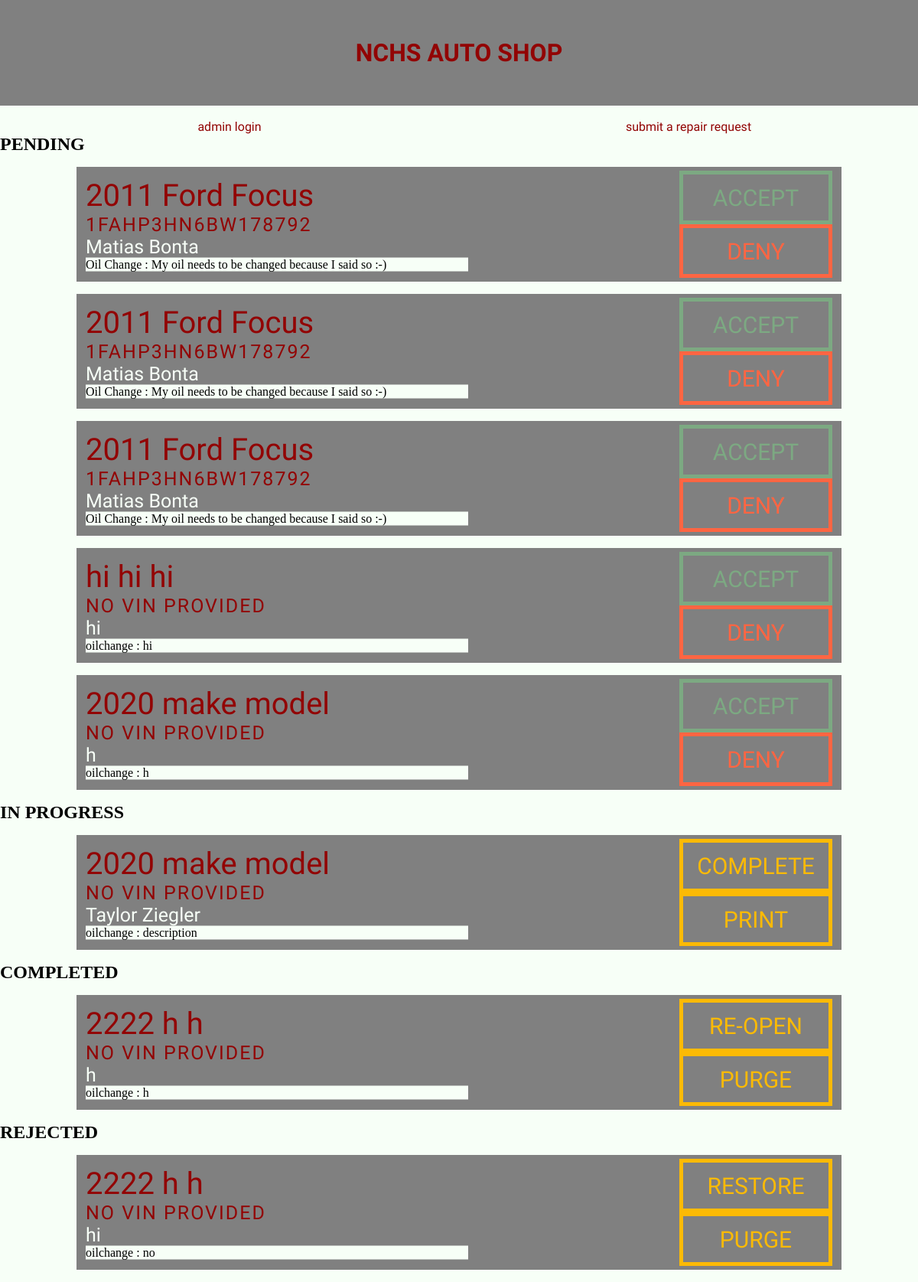
The page /admin on the database its author committed.
### tables this page shows
CREATE TABLE vehicles(
    vehicleId INTEGER NOT NULL PRIMARY KEY AUTOINCREMENT,
    make TEXT,
    model TEXT,
    year TEXT,
    vin TEXT CHECK(vin is null or length(vin) == 14),
    vin2 TEXT,
    customerId INT NOT NULL,
    FOREIGN KEY(customerId) REFERENCES customers(customerId)
    );

CREATE TABLE customers(
    customerId INTEGER NOT NULL PRIMARY KEY AUTOINCREMENT,
    customerName TEXT NOT NULL,
    customerEmail TEXT NOT NULL,
    customerPhoneNum TEXT 
    );

CREATE TABLE repairs(
    repairId INTEGER NOT NULL PRIMARY KEY AUTOINCREMENT,
    repairType TEXT NOT NULL,
    repairDescription TEXT,
    accepted BOOLEAN,
    rejected BOOLEAN,
    completed BOOLEAN,
    vehicleId INT NOT NULL,
    FOREIGN KEY(vehicleId) REFERENCES vehicles(vehicleId)
    );

### app/index.py (the view)
@bp.route("/admin")
def adminConsole():
    return(render_template("console.html", compiledData=toolkit.compileRequestData()))

### app/database.py (called while the page is built)
def make_dicts(cursor, row):
     return dict((cursor.description[idx][0], value,)
                 for idx, value in enumerate(row))

def get_db():
    if "db" not in g:
         g.db = sqlite3.connect(
             current_app.config["DATABASE"],
             detect_types = sqlite3.PARSE_DECLTYPES
        )
    g.db.row_factory = make_dicts
    return g.db

def query_db(query, args=(), one=False):
    db = get_db()
    cursor = db.execute(query, args)
    queryList = cursor.fetchall()
    cursor.close()
    db.commit()
    return (queryList[0] if queryList else()) if one else queryList

### app/toolkit.py (called while the page is built)
def getRepairIds():
    myIds = []
    repairIds = query_db("""SELECT repairId FROM repairs""")
    for myId in repairIds:
        myIds.append(myId["repairId"])
    return myIds

def getAssociatedVehicle(repID):
    vehicleId =  query_db("SELECT vehicleId  FROM repairs WHERE repairId = ?", (int(repID),), True)
    return vehicleId["vehicleId"]

def getAssociatedCustomer(vehID):
    customerId =  query_db("SELECT customerId  FROM vehicles WHERE vehicleId = ?", (int(vehID),), True)
    return customerId["customerId"]

def getCustomerName(custID):
    customerName =  query_db("SELECT customerName FROM customers WHERE customerId = ?", (int(custID),), True)
    return customerName["customerName"]

def getVehicleMake(vehID):
    v =  query_db("SELECT make FROM vehicles WHERE vehicleId = ?", (int(vehID),), True)
    return v["make"]

def getVehicleModel(vehID):
    v =  query_db("SELECT model FROM vehicles WHERE vehicleId = ?", (int(vehID),), True)
    return v["model"]

def getVehicleYear(vehID):
    v =  query_db("SELECT year FROM vehicles WHERE vehicleId = ?", (int(vehID),), True)
    return v["year"]

def getVehicleVin(vehID):
    v =  query_db("SELECT vin2 FROM vehicles WHERE vehicleId = ?", (int(vehID),), True)
    return v["vin2"]

def getRepairType(repID):
    r =  query_db("SELECT repairType FROM repairs WHERE repairId = ?", (int(repID),), True)
    return r["repairType"]

def getRepairDescription(repID):
    r =  query_db("SELECT repairDescription FROM repairs WHERE repairId = ?", (int(repID),), True)
    return r["repairDescription"]

def getRepairAccepted(repID):
    r =  query_db("SELECT accepted FROM repairs WHERE repairId = ?", (int(repID),), True)
    return r["accepted"]

def getRepairCompleted(repID):
    r =  query_db("SELECT completed FROM repairs WHERE repairId = ?", (int(repID),), True)
    return r["completed"]

### app/templates/console.html (shortened to what this page needs)
<!DOCTYPE HTML>
<html>
	<head>
		<link rel="stylesheet" type="text/css" href="{{ url_for('static', filename='stylesheet.css') }}">
	</head>
	<body id = "body">
		<h1 class = "title">NCHS AUTO SHOP</h1><br>
		<div class = "row">
			<div class = "column"><a href="{{ url_for('index.adminConsole') }}">admin login</a><br></div>
			<div class = "column"><a href="{{ url_for('index.login') }}">submit a repair request</a></div>
		</div>
		<section>
			<h1>PENDING</h1>
			{% for requestData in compiledData %}
			{% if (requestData['location'] == 1) %}
			<div class="request">
				<div class="generics-wrapper">
					<div class="vehicle">{{requestData['year']}} {{requestData['make']}} {{requestData['model']}} </div>
					<div class="vin">{{requestData['VIN']}} {{'No VIN Provided' if requestData['VIN'] == ''}}</div>
					<div class="customer">{{requestData['name']}}</div>
					<div class="information">{{requestData['type']}} : {{requestData['description']}}</div>
				</div>
				<div class="button-wrapper">
					<form action="{{url_for('index.adminConsole')}}/L/{{requestData['utilityIdentifier']}}" method="POST">
						<button class="multi-button {{requestData['utilityDerivedLeftState']}}" name="buttontype" value="accept" type="submit"></button>
					</form>
					<form action="{{url_for('index.adminConsole')}}/R/{{requestData['utilityIdentifier']}}" method="POST">
						<button class="multi-button {{requestData['utilityDerivedRightState']}}" name="buttontype" value="reject" type="submit"></button>
					</form>
				</div>
			</div>
			{% endif %}
			{% endfor %}
			<h1>IN PROGRESS</h1>
			{% for requestData in compiledData %}
			{% if (requestData['location'] == 2) %}
			<div class="request">
				<div class="generics-wrapper">
					<div class="vehicle">{{requestData['year']}} {{requestData['make']}} {{requestData['model']}} </div>
					<div class="vin">{{requestData['VIN']}} {{'No VIN Provided' if requestData['VIN'] == ''}}</div>
					<div class="customer">{{requestData['name']}}</div>
					<div class="information">{{requestData['type']}} : {{requestData['description']}}</div>
				</div>
				<div class="button-wrapper">
					<form action="{{url_for('index.adminConsole')}}/L/{{requestData['utilityIdentifier']}}" method="POST">
						<button class="multi-button {{requestData['utilityDerivedLeftState']}}" name="buttontype" value="accept" type="submit"></button>
					</form>
					<form action="{{url_for('index.adminConsole')}}/R/{{requestData['utilityIdentifier']}}" method="POST">
						<button class="multi-button {{requestData['utilityDerivedRightState']}}" name="buttontype" value="reject" type="submit"></button>
					</form>
				</div>
			</div>
			{% endif %}
			{% endfor %}
			<h1>COMPLETED</h1>
			{% for requestData in compiledData %}
			{% if (requestData['location'] == 3) %}
			<div class="request">
				<div class="generics-wrapper">
					<div class="vehicle">{{requestData['year']}} {{requestData['make']}} {{requestData['model']}} </div>
					<div class="vin">{{requestData['VIN']}} {{'No VIN Provided' if requestData['VIN'] == ''}}</div>
					<div class="customer">{{requestData['name']}}</div>
					<div class="information">{{requestData['type']}} : {{requestData['description']}}</div>
				</div>
				<div class="button-wrapper">
					<form action="{{url_for('index.adminConsole')}}/L/{{requestData['utilityIdentifier']}}" method="POST">
						<button class="multi-button {{requestData['utilityDerivedLeftState']}}" name="buttontype" value="accept" type="submit"></button>
					</form>
					<form action="{{url_for('index.adminConsole')}}/R/{{requestData['utilityIdentifier']}}" method="POST">
						<button class="multi-button {{requestData['utilityDerivedRightState']}}" name="buttontype" value="reject" type="submit"></button>
					</form>
				</div>
			</div>
			{% endif %}
			{% endfor %}
			<h1>REJECTED</h1>
			{% for requestData in compiledData %}
			{% if (requestData['location'] == 4) %}
			<div class="request">
				<div class="generics-wrapper">
					<div class="vehicle">{{requestData['year']}} {{requestData['make']}} {{requestData['model']}} </div>
					<div class="vin">{{requestData['VIN']}} {{'No VIN Provided' if requestData['VIN'] == ''}}</div>
					<div class="customer">{{requestData['name']}}</div>
					<div class="information">{{requestData['type']}} : {{requestData['description']}}</div>
				</div>
				<div class="button-wrapper">
					<form action="{{url_for('index.adminConsole')}}/L/{{requestData['utilityIdentifier']}}" method="POST">
						<button class="multi-button {{requestData['utilityDerivedLeftState']}}" name="buttontype" value="accept" type="submit"></button>
					</form>
					<form action="{{url_for('index.adminConsole')}}/R/{{requestData['utilityIdentifier']}}" method="POST">
						<button class="multi-button {{requestData['utilityDerivedRightState']}}" name="buttontype" value="reject" type="submit"></button>
					</form>
				</div>
			</div>
			{% endif %}
			{% endfor %}
		</section>
	</body>
</html>

### app/static/stylesheet.css (style rules this page uses)
.title { color: #920404; background-color: grey; text-align: center; padding-bottom: 50px; padding-top: 50px; margin: 0px; font-family: 'Nunito Sans', sans-serif; }
.row { display: flex; text-align: center; }
.column { flex: 50%; }
a:visited, a:link { font-family: 'Nunito Sans', sans-serif; text-decoration: none; padding: 10px; color: #920404; }
* { margin: 0; padding: 0; background-color: #F7FFF7; }
html { -ms-touch-action: none; }
form { background: none; }
.request { position: relative; height: 150px; width: 1000px; margin-left: auto; margin-right: auto; margin-top: 1em; margin-bottom: 1em; background-color: grey; }
.vehicle { position: relative; width: 500px; font-size: 40px; color: #920404; background: transparent; font-family: 'Nunito Sans', sans-serif; }
.vin { position: relative; width: 500px; font-size: 25px; color: #920404; background: transparent; font-family: 'Nunito Sans', sans-serif; text-transform: uppercase; letter-spacing: 2px; }
.customer { position: relative; width: 500px; font-size: 25px; color: #F7FFF7; background: transparent; font-family: 'Nunito Sans', sans-serif; }
.button-wrapper { top: 50%; transform: translateY(-50%); position: absolute; right: 0; margin-right: 12px; background: transparent; }
.generics-wrapper { top: 50%; transform: translateY(-50%); position: absolute; left: 0; margin-left: 12px; background: transparent; }
.multi-button { position: relative; height: 70px; width: 200px; font-size: 30px; color: grey; margin: 0; border-color: grey; border-width: 5px; border-style: solid; background: transparent; cursor: pointer; font-family: 'Nunito Sans', sans-serif; transition: 0.2s; }
.accept, .accept:after { content: "ACCEPT"; color: #7CA982; border-color: #7CA982; }
.deny, .deny:after { content: "DENY"; color: #FF6542; border-color: #FF6542; }
.print, .print:after { content: "PRINT"; color: #FCBA04; border-color: #FCBA04; }
.complete, .complete:after { content: "COMPLETE"; color: #FCBA04; border-color: #FCBA04; }
.re-open, .re-open:after { content: "RE-OPEN"; color: #FCBA04; border-color: #FCBA04; }
.purge, .purge:after { content: "PURGE"; color: #FCBA04; border-color: #FCBA04; }
.restore, .restore:after { content: "RESTORE"; color: #FCBA04; border-color: #FCBA04; }

### rows shown on the page
vehicles: year "2011", make "Ford", model "Focus", VIN "1FAHP3HN6BW178792"
customers: name "Matias Bonta"
repairs: type "Oil Change", description "My oil needs to be changed because I said so :-)"
vehicles: year "2011", make "Ford", model "Focus", VIN "1FAHP3HN6BW178792"
customers: name "Matias Bonta"
repairs: type "Oil Change", description "My oil needs to be changed because I said so :-)"
vehicles: year "2011", make "Ford", model "Focus", VIN "1FAHP3HN6BW178792"
customers: name "Matias Bonta"
repairs: type "Oil Change", description "My oil needs to be changed because I said so :-)"
vehicles: year "hi", make "hi", model "hi"
customers: name "hi"
repairs: type "oilchange", description "hi"
vehicles: year "2020", make "make", model "model"
repairs: type "oilchange", description "h"
vehicles: year "2020", make "make", model "model"
customers: name "Taylor Ziegler"
repairs: type "oilchange", description "description"
vehicles: year "2222"
repairs: type "oilchange", description "h"
vehicles: year "2222"
customers: name "hi"
repairs: type "oilchange", description "no"

### other values the page prints
{{ 'No VIN Provided' if requestData['VIN'] == '' }} "NO VIN PROVIDED" "NO VIN PROVIDED"
{{ requestData['name'] }} "h"
{{ 'No VIN Provided' if requestData['VIN'] == '' }} "NO VIN PROVIDED"
{{ requestData['make'] }} "h"
{{ requestData['model'] }} "h"
